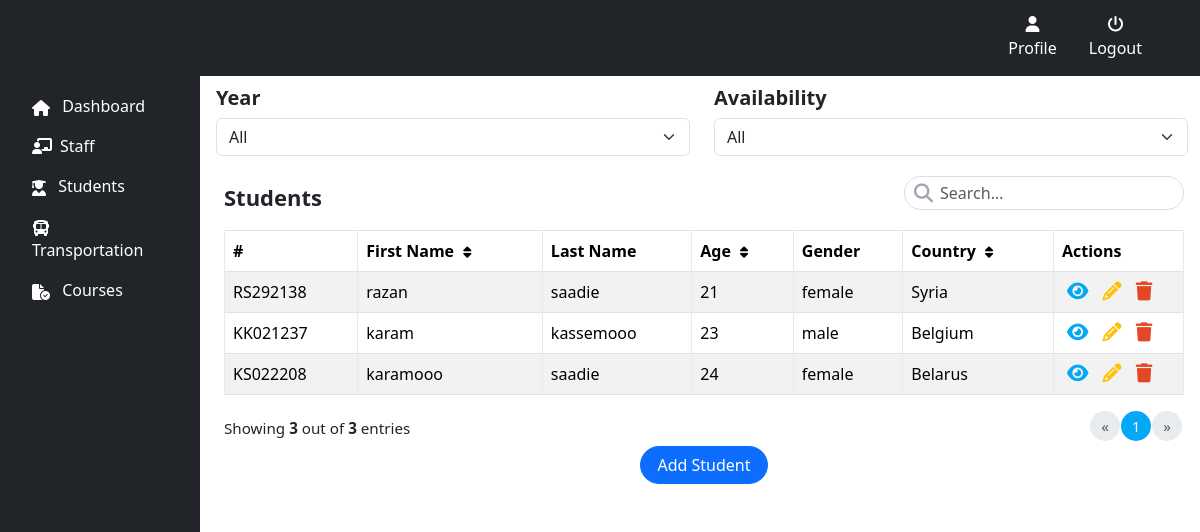
The app's page /php/admin/student.php (signed in) with its own data.
### tables this page shows
CREATE TABLE `student` (
  `student_id` int(42) NOT NULL,
  `real_id` varchar(50) NOT NULL,
  `first_name` varchar(50) NOT NULL,
  `last_name` varchar(50) NOT NULL,
  `gender` varchar(50) NOT NULL,
  `date_of_birth` date NOT NULL,
  `country` varchar(50) NOT NULL,
  `date_of_admission` text DEFAULT NULL,
  `father_name` varchar(50) DEFAULT NULL,
  `father_phone` varchar(50) DEFAULT NULL,
  `father_email` varchar(50) DEFAULT NULL,
  `mother_name` varchar(50) DEFAULT NULL,
  `mother_phone` varchar(50) DEFAULT NULL,
  `mother_email` varchar(50) DEFAULT NULL,
  `diagnosis` text NOT NULL,
  `medication` text DEFAULT NULL,
  `transportation` varchar(20) NOT NULL,
  `bus_id` int(11) DEFAULT NULL,
  `other` text DEFAULT NULL,
  `status` varchar(10) NOT NULL
);

### php/admin/student.php (the view, shortened to what this page needs)
<?php
include_once '../include/connect.php';
function calculate_age($dateOfBirth)
{
    $dob = new DateTime($dateOfBirth);
    $now = new DateTime();
    $age = $now->diff($dob);
    return $age->y;
}
$studentsPerPage = 10;
$page = isset($_GET['page']) && is_numeric($_GET['page']) ? $_GET['page'] : 1;
$offset = ($page - 1) * $studentsPerPage;
$sql = "SELECT student_id, real_id, first_name, last_name, date_of_birth, gender, country FROM student";
$sql_total_students = "SELECT COUNT(*) AS total FROM student";
$sql .= " LIMIT $offset, $studentsPerPage";
if ($stmt = mysqli_prepare($connection, $sql)) {
    mysqli_stmt_execute($stmt);
    $result = mysqli_stmt_get_result($stmt);
} else {
    echo "Error in preparing SQL statement: " . mysqli_error($connection);
}
?>
<!DOCTYPE html>
<html lang="en">
<head>
    <link href="../../external/bootstrap/bootstrap.min.css" rel="stylesheet">
    <link href="../../external/fontawesome/css/all.min.css" rel="stylesheet">
    <link href="../../external/fontawesome/css/fontawesome.min.css" rel="stylesheet">
    <link href="../../css/student.css" rel="stylesheet">
</head>
<?php
include '../include/navbar.php';
?>
<body>
    <div class="row">
        <div class="col-md-2">
            <?php include '../include/sidebar.php'; ?>
        </div>
        <div class="col-md-10">
            <div class="container mt-3">
                <?php
                if ($result) {
                    $resultTotalStudents = mysqli_query($connection, $sql_total_students);
                    $rowTotalStudents = mysqli_fetch_assoc($resultTotalStudents);
                    $total_students = $rowTotalStudents['total'];
                ?>
                    <div class="row">
                        <div class="col-md-6">
                            <h5><b>Year</b></h5>
                            <select class="form-select">
                                <option selected="">All</option>
                            </select>
                        </div>
                        <div class="col-md-6">
                            <h5><b>Availability</b></h5>
                            <form id="statusForm" action="student.php" method="GET">
                                <select class="form-select" name="status" onchange="submit_form('statusForm')">
                                    <option value="">All</option>
                                </select>
                            </form>
                        </div>
                    </div>
            </div>
            <div class="table-responsive">
                <div class="table-wrapper">
                    <div class="table-title">
                        <div class="row">
                            <div class="col-sm-8">
                                <h2><b>Students</b></h2>
                            </div>
                            <div class="col-sm-4">
                                <div class="search-box">
                                    <form id="searchForm" action="student.php" method="GET">
                                        <i class="fa-solid fa-magnifying-glass" onclick="submit_form('searchForm')"></i>
                                        <input type="text" class="form-control" name="search" id="searchInput" placeholder="Search&hellip;" value=<?php echo $_GET["search"] ?? ""; ?>>
                                    </form>
                                </div>
                            </div>
                        </div>
                    </div>
                    <table class="table table-striped table-hover table-bordered">
                        <thead>
                            <tr>
                                <th>#</th>
                                <th>First Name <i class="fa fa-sort" onclick="sort()"></i></th>
                                <th>Last Name</th>
                                <th>Age <i class="fa fa-sort" onclick="sort()"></i></th>
                                <th>Gender</th>
                                <th>Country <i class="fa fa-sort" onclick="sort()"></i></th>
                                <th>Actions</th>
                            </tr>
                        </thead>
                        <tbody>
                            <?php while ($row = mysqli_fetch_assoc($result)) : ?>
                                <tr>
                                    <td><?php echo $row['real_id']; ?></td>
                                    <td><?php echo $row['first_name']; ?></td>
                                    <td><?php echo $row['last_name']; ?></td>
                                    <td><?php echo calculate_age($row['date_of_birth']); ?></td>
                                    <td><?php echo $row['gender']; ?></td>
                                    <td><?php echo $row['country']; ?></td>
                                    <td>
                                        <a href="view_student.php?view=<?php echo $row['student_id']; ?>" class="view" title="View" name="view" data-toggle="tooltip">
                                            <i class="fa-solid fa-eye"></i>
                                        </a>
                                        <a href="edit_student.php?edit=<?php echo $row['student_id']; ?>" class="edit" title="Edit" name="edit" data-toggle="tooltip">
                                            <i class="fa-solid fa-pencil"></i>
                                        </a>
                                        <a href="student.php?delete=<?php echo $row['student_id']; ?>" class="delete" title="Delete" name="delete" data-toggle="tooltip" onclick="return confirm('Delete this student?');">
                                            <i class="fa-solid fa-trash"></i>
                                        </a>
                                    </td>
                                </tr>
                            <?php endwhile; ?>
                        </tbody>
                    </table>
                    <?php
                    $totalPages = ceil($total_students / $studentsPerPage);
                    $current_entries_end = min($total_students, $offset + $studentsPerPage);
                    if ($current_entries_end < $offset + $studentsPerPage) {
                        $studentsPerPage = $current_entries_end - $offset;
                    } ?>
                    <div class='clearfix'>
                        <div class='hint-text'>Showing <b><?php echo $studentsPerPage ?></b> out of <b><?php echo $total_students ?></b> entries</div>
                        <?php
                        $maxVisiblePages = 5;
                        $startPage = max(1, $page - floor($maxVisiblePages / 2));
                        $endPage = min($totalPages, $startPage + $maxVisiblePages - 1);
                        $startPage = max(1, $endPage - $maxVisiblePages + 1);
                        ?>
                        <ul class="pagination">
                            <li class="page-item <?php echo $page == 1 ? 'disabled' : ''; ?>">
                                <a class="page-link" href="<?php echo $page > 1 ? "?page=" . ($page - 1) : "#"; ?>" aria-label="Previous">
                                    <span aria-hidden="true">&laquo;</span>
                                </a>
                            </li>
                            <?php for ($i = $startPage; $i <= $endPage; $i++) : ?>
                                <li class="page-item <?php echo $i == $page ? 'active' : ''; ?>">
                                    <a class="page-link" href="?page=<?php echo $i; ?>"><?php echo $i; ?></a>
                                </li>
                            <?php endfor; ?>
                            <li class="page-item <?php echo $page == $totalPages || $totalPages == 0 ? 'disabled' : ''; ?>">
                                <a class="page-link" href="<?php echo $page < $totalPages ? "?page=" . ($page + 1) : "#"; ?>" aria-label="Next">
                                    <span aria-hidden="true">&raquo;</span>
                                </a>
                            </li>
                        </ul>
                    </div>
                <?php } ?>
                <div class="text-center">
                    <a href="add_student.php" class="btn btn-primary rounded-pill px-3">Add Student</a>
                </div>
                </div>
            </div>
</body>
</html>

### css/student.css (style rules this page uses)
.table-wrapper { min-width: 1000px; background: #fff; padding: 20px; box-shadow: 0 1px 1px rgba(0, 0, 0, .05); }
.table-title { padding-bottom: 10px; margin: 0 0 10px; }
.table-title h2 { margin: 8px 0 0; font-size: 22px; }
.search-box { position: relative; float: right; }
.search-box input { height: 34px; border-radius: 20px; padding-left: 35px; border-color: #ddd; box-shadow: none; }
.search-box i { color: #a0a5b1; position: absolute; font-size: 19px; top: 8px; left: 10px; cursor: pointer; }
table.table tr th, table.table tr td { border-color: #e9e9e9; }
table.table-striped tbody tr:nth-of-type(odd) { background-color: #fcfcfc; }
table.table th i { font-size: 13px; margin: 0 5px; cursor: pointer; }
table.table td:last-child { width: 130px; }
table.table td a { color: #a0a5b1; display: inline-block; margin: 0 5px; }
table.table td a.view { color: #03A9F4; }
table.table td a.edit { color: #FFC107; }
table.table td a.delete { color: #E34724; }
table.table td i { font-size: 19px; }
.pagination { float: right; margin: 0 0 5px; }
.pagination li a { border: none; font-size: 95%; width: 30px; height: 30px; color: #999; margin: 0 2px; line-height: 30px; border-radius: 30px !important; text-align: center; padding: 0; }
.pagination li.active a { background: #03A9F4; }
.hint-text { float: left; margin-top: 6px; font-size: 95%; }

### php/include/navbar.php (style rules this page uses)
body { padding-top: 70px; }

### records on screen
student: real "RS292138", first_name "razan", last_name "saadie", date_of_birth "21", gender "female", country "Syria"
student: real "KK021237", first_name "karam", last_name "kassemooo", date_of_birth "23", gender "male", country "Belgium"
student: real "KS022208", first_name "karamooo", last_name "saadie", date_of_birth "24", gender "female", country "Belarus"

### other values on screen
$studentsPerPage "3"
$total_students "3"
